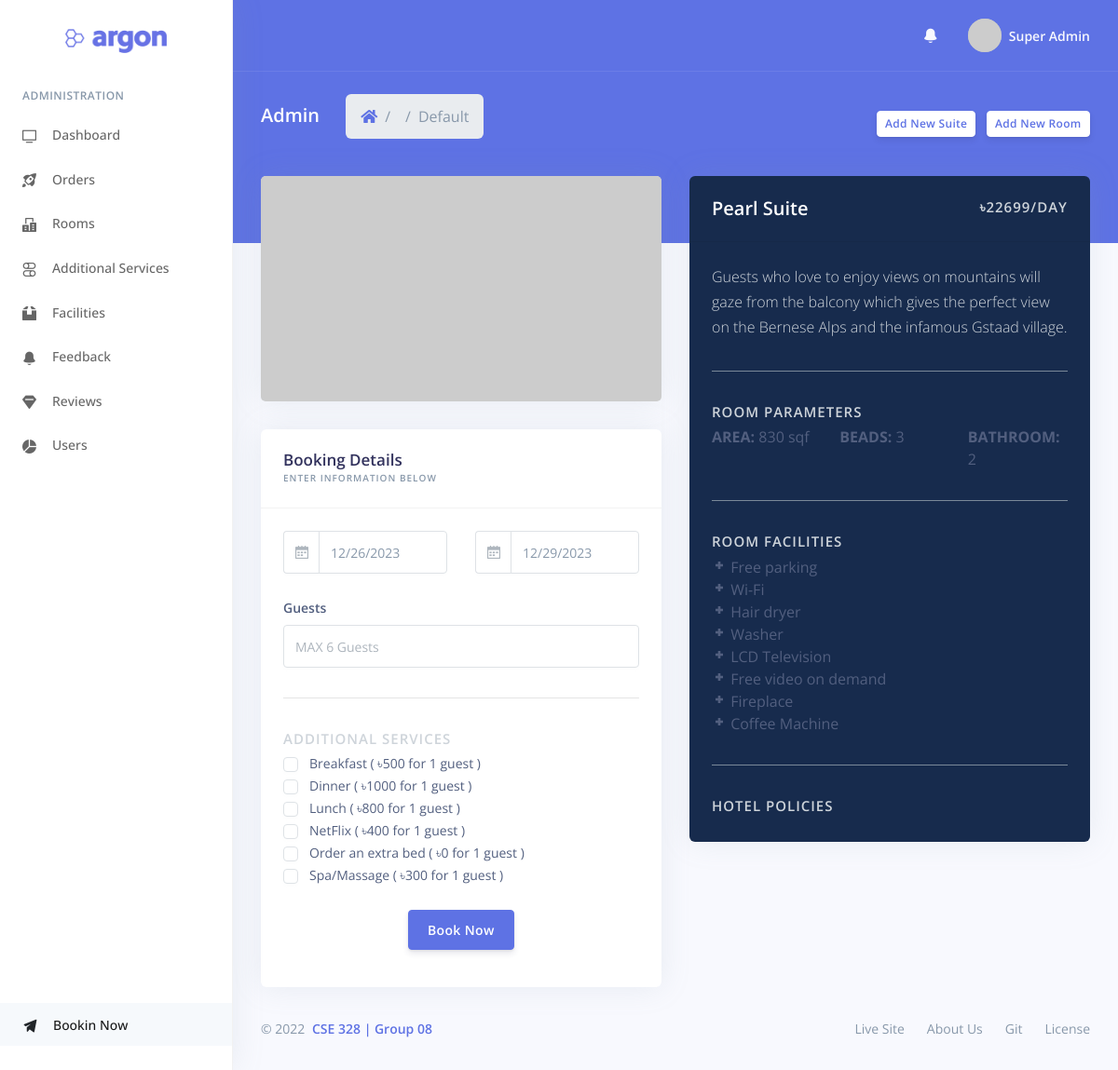
The page /?page=suite&id=3 (signed in) on the database its author committed.
### tables this page shows
CREATE TABLE `user` (
  `id` int(11) NOT NULL,
  `email` varchar(50) NOT NULL,
  `name` varchar(250) NOT NULL,
  `password` varchar(900) NOT NULL,
  `phone` varchar(20) DEFAULT NULL,
  `address` text DEFAULT NULL,
  `country` varchar(255) DEFAULT NULL,
  `postal` int(11) DEFAULT NULL,
  `created_on` datetime NOT NULL DEFAULT current_timestamp()
);

CREATE TABLE `suite` (
  `id` int(11) NOT NULL,
  `title` varchar(99) NOT NULL,
  `price` int(11) NOT NULL,
  `description` varchar(500) DEFAULT NULL,
  `area` int(11) NOT NULL,
  `beads` int(11) NOT NULL,
  `bathroom` int(11) NOT NULL,
  `facilities` varchar(999) DEFAULT NULL,
  `image` varchar(999) DEFAULT NULL
);

CREATE TABLE `additional_services` (
  `id` int(11) NOT NULL,
  `title` varchar(150) NOT NULL,
  `price` int(11) NOT NULL
);

CREATE TABLE `facilities` (
  `id` int(11) NOT NULL,
  `title` varchar(99) NOT NULL
);

### include/single/booking_form.php (the view, shortened to what this page needs)
<form action="<?php get_page_permalink('checkout'); ?>" method="POST">
    <div class="input-daterange datepicker row align-items-center">
        <div class="col">
            <div class="form-group">
                <div class="input-group">
                    <div class="input-group-prepend">
                        <span class="input-group-text"><i class="ni ni-calendar-grid-58"></i></span>
                    </div>
                    <input class="form-control" placeholder="Ceheck In" type="text" name="check_in" value="<?php echo date('m/d/Y'); ?>">
                </div>
            </div>
        </div>
        <div class="col">
            <div class="form-group">
                <div class="input-group">
                    <div class="input-group-prepend">
                        <span class="input-group-text"><i class="ni ni-calendar-grid-58"></i></span>
                    </div>
                    <input class="form-control" placeholder="Check Out" type="text" name="check_out" value="<?php echo date('m/d/Y', strtotime('+3 days')) ?>">
                </div>
            </div>
        </div>
    </div>
    <div class="form-group">
        <label class="form-control-label" for="input-guests">Guests</label>
        <input type="number" id="input-guests" class="form-control" name="checkout_guests" max="<?php echo $row['beads']*2; ?>" placeholder="MAX <?php echo $row['beads']*2; ?> Guests" required>
    </div>
    <hr>
    <h4 class="text-light text-uppercase ls-1 mb-1">Additional services</h4>
    <div class="">
        <?php
        $as_stmt = get_row('additional_services', 'title ASC');
        while ($as_row = $as_stmt->fetch(PDO::FETCH_ASSOC) ) {
            ?>
            <div class="custom-control custom-checkbox">
                <label class="custom-control-label" for="<?php echo $as_row['id']; ?>"><?php echo $as_row['title'] . " ( ৳" . $as_row['price'] . " for 1 guest )"; ?></label>
            </div>
        <?php } ?>
    </div>
    <div class="text-center pb-3">
        <button type="submit" name="booking_submit" class="btn btn-primary mt-4">Book Now</button>
    </div>
</form>

### include/function.php (shortened to what this page needs)
<?php
function get_header( $arg = "main" ) {
	if ( $arg == 'main') {
		include('include/header.php');
	}
	elseif ( $arg == 'logout' ) {
		include('include/header_logout.php');
	}
}
function get_footer( $arg = "main" ) {
	if ( $arg == 'main') {
		include('include/footer.php');
	}
	elseif ( $arg == 'logout' ) {
		include('include/footer_logout.php');
	}
}
function get_page_permalink( $arg = null, $id = false, $table = false ) {
	$page = ( isset( $arg ) ? $arg : filter_var($_GET['page'], FILTER_SANITIZE_STRING, FILTER_FLAG_STRIP_HIGH) );
	$url = null;
	if ($page == 'dashboard')
	{
		$url = "/?page=dashboard";
	}
	elseif ($page == 'checkout')
	{
		$url = "/?page=checkout";
	}
	elseif ($page == 'order-proceed')
	{
		$url = "/?page=order-proceed";
	}
	elseif ($page == 'order')
	{
		$url = "/?page=order";
	}
	elseif ($page == 'profile')
	{
		$url = "/?page=profile";
	}
	elseif ($page == 'services')
	{
		$url = "/?page=services";
	}
	elseif ($page == 'facilities')
	{
		$url = "/?page=facilities";
	}
	elseif ($page == 'feedback')
	{
		$url = "/?page=feedback";
	}
	elseif ($page == 'reviews')
	{
		$url = "/?page=reviews";
	}
	elseif ($page == 'users')
	{
		$url = "/?page=users";
	}
	elseif ($page == 'room')
	{
		$url = "/?page=rooms";
	}
	elseif ($page == 'suite')
	{
		$url = "/?page=suite";
	}
	elseif ($page == 'suite-add')
	{
		$url = "/?page=suite&action=add-new";
	}
	elseif ($page == 'room-add')
	{
		$url = "/?page=rooms";
	}
	elseif ($page == 'single-suite')
	{
		$url = "/?page=suite&id=";
	}
	elseif ($page == 'delete')
	{
		$url = "/?page=delete&from=". $table ."&id=". $id;
	}
	elseif ($page == 'status-update')
	{
		$url = "/?page=status-update&from=". $table ."&id=". $id;
	}
	else{
		$url = '#';
	}
	echo SITE_URL.$url;
}
function get_row( $table, $order_by = false ) {
	$conn = $GLOBALS['conn'];
	if ($order_by == false) {
		$stmt = $conn->prepare("SELECT * FROM $table");
	} else {
		$stmt = $conn->prepare("SELECT * FROM $table ORDER BY $order_by");
	}
	$stmt->execute();
	return $stmt;
}
function get_user_name( $id = false ) {
	$conn = $GLOBALS['conn'];
	if($id == false)
	{
		$id = $_SESSION['id'];
	}else{
		$id = (int) $id;
	}
	$stmt = $conn->prepare("SELECT name FROM user WHERE id = $id");
	$stmt->execute();
	echo sprintf($stmt->fetchColumn());
}
function get_user_image() {
	echo "https://picsum.photos/1000/";
}
function get_facilities($id) {
	$id = (int) $id;
	$conn = $GLOBALS['conn'];
	$stmt = $conn->prepare("SELECT * FROM facilities WHERE id = '$id'");
	$stmt->execute();
	$result = $stmt->fetchAll();
	$result = array_shift($result);
	return $result;
}
function get_single_suite($id = false) {
	if($id == false)
	{
		$id = intval($_GET['id']);
	}else{
		$id = (int) $id;
	}
	$conn = $GLOBALS['conn'];
	$stmt = $conn->prepare("SELECT * FROM suite WHERE id = '$id'");
	$stmt->execute();
	$result = $stmt->fetchAll();
	$result = array_shift($result);
	return $result;
}

### include/single/suite.php
<?php
if (isset($_POST['booking_submit'])) {
} else {
  $row = get_single_suite();
}
?>
<div class="row">
      <div class="col-xl-6">
            <div class="card">
                  <img class="card-img" src="https://picsum.photos/1280/720">
            </div>
            <div class="card">
                  <div class="card-header bg-transparent">
                        <div class="row align-items-center">
                              <div class="col">
                                    <h5 class="h3 mb-0">Booking Details</h5>
                                    <h6 class="text-uppercase text-muted ls-1 mb-1">Enter information below</h6>
                              </div>
                        </div>
                  </div>
                  <div class="card-body">
                        <?php include('booking_form.php'); ?>
                  </div>
            </div>
      </div>
      <div class="col-xl-6">
            <div class="card bg-default">
                  <div class="card-header bg-transparent">
                        <div class="row align-items-center">
                              <div class="col">
                                    <h2 class="text-white mb-0"><?php echo $row['title'] ?: "Suite Name" ?></h2>
                              </div>
                              <div class="col text-right">
                                    <h4 class="text-light text-uppercase ls-1 mb-1">৳<?php echo $row['price'] ?: "___" ?>/DAY</h4>
                              </div>
                        </div>
                  </div>
                  <div class="card-body">
                        <p class="card-text text-light"><?php echo $row['description'] ?: "Suite Description" ?></p>
                        <hr class="bg-gray">
                        <h4 class="text-light text-uppercase ls-1 mb-1">Room Parameters</h4>
                        <div class="row">
                              <div class="col"><strong>AREA:</strong> <?php echo $row['area'] ?: "Suite Area" ?> sqf</div>
                              <div class="col"><strong>BEADS:</strong> <?php echo $row['beads'] ?: "No. of Beads" ?></div>
                              <div class="col"><strong>BATHROOM:</strong> <?php echo $row['bathroom'] ?: "Np. of Bathroom" ?></div>
                        </div>
                        <hr class="bg-gray">
                        <h4 class="text-light text-uppercase ls-1 mb-1">Room Facilities</h4>
                        <div class="">
                              <?php
                              $array = unserialize($row['facilities']);
                              foreach($array as $key => $value) {
                                    $row = get_facilities(intval($value));
                                    echo '<div><i class="ni ni-fat-add"></i> ' . $row['title'] . '</div>';
                              }
                              ?>
                        </div>
                        <hr class="bg-gray">
                        <h4 class="text-light text-uppercase ls-1 mb-1">Hotel Policies</h4>
                  </div>
            </div>
      </div>
</div>

### rows shown on the page
user: name "Super Admin"
suite: checkout_guests "MAX 6 Guests", title "Pearl Suite", price "22699", description "Guests who love to enjoy views on mountains will gaze from the balcony which gives the perfect view on the Bernese Alps and the infamous Gstaad village.", area "830", beads "3", bathroom "2"
additional_services: title "Breakfast", price "500"
additional_services: title "Dinner", price "1000"
additional_services: title "Lunch", price "800"
additional_services: title "NetFlix", price "400"
additional_services: title "Order an extra bed", price "0"
additional_services: title "Spa/Massage", price "300"
facilities: title "Free parking"
facilities: title "Wi-Fi"
facilities: title "Hair dryer"
facilities: title "Washer"
facilities: title "LCD Television"
facilities: title "Free video on demand"
facilities: title "Fireplace"
facilities: title "Coffee Machine"
